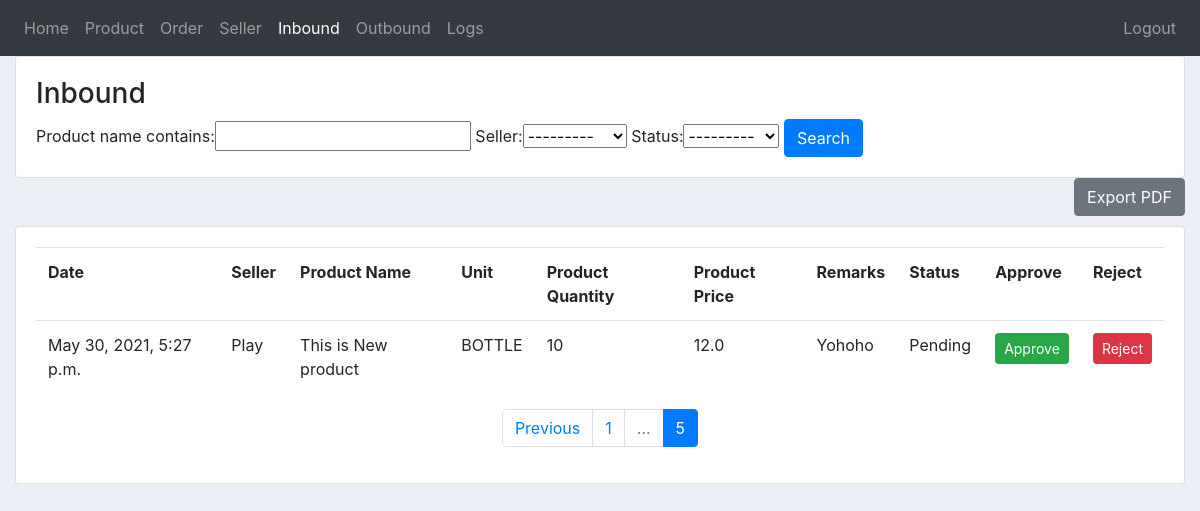
Before: /inbound/?page=5 (signed in) with the older database file.
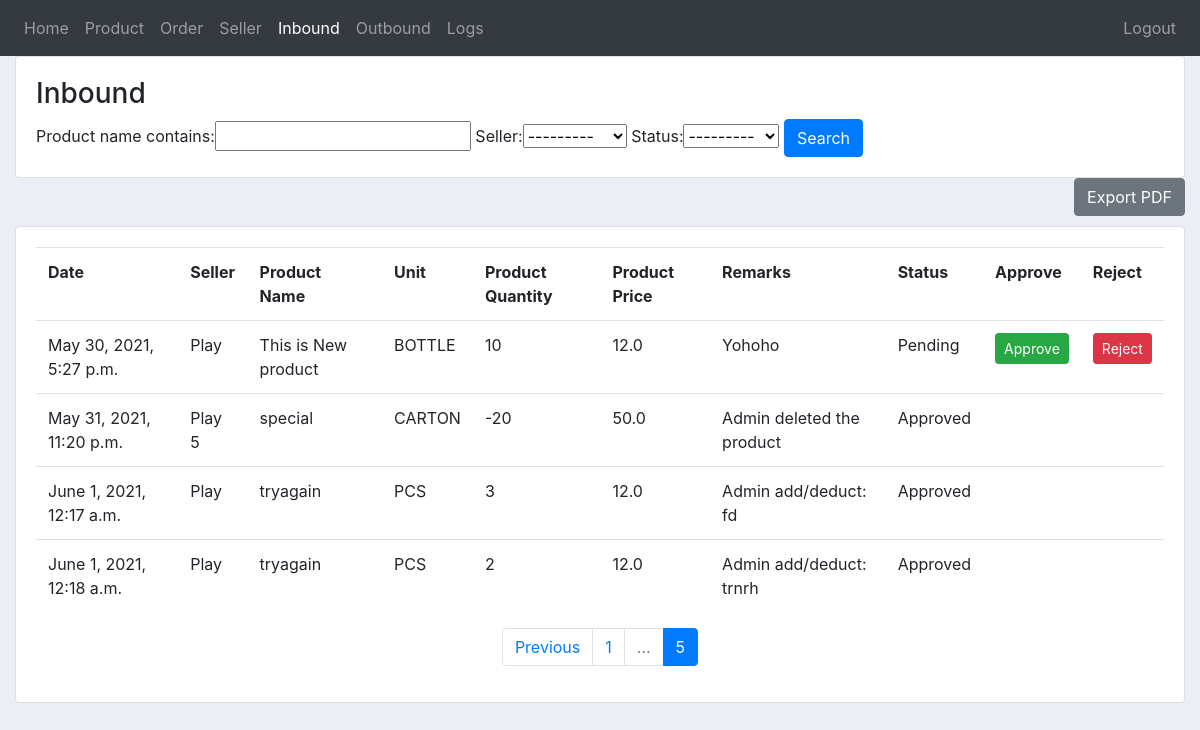
After: the same page with the newer database file.
### inventory/models.py (models this page shows)
class Inbound(models.Model):
    STATUS = (
        ('Pending','Pending'),
        ('Approved','Approved'),
        ('Rejected','Rejected'),
    )
    UNIT = (
        ('PCS','PCS'),
        ('BOX','BOX'),
        ('PACK','PACK'),
        ('BOTTLE','BOTTLE'),
        ('OTHER','OTHER'),
    )
    date_created = models.DateTimeField(auto_now_add=True, null=True)
    product_name = models.CharField(max_length=200, null=True)
    sku_code = models.CharField(max_length=200, null=True)
    unit = models.CharField(max_length=200, choices=UNIT, null=True)
    product_quantity = models.IntegerField(null=True)
    product_price = models.FloatField(validators=[MinValueValidator(0.0)])
    remarks = models.CharField(max_length=200, null=True, blank=True)
    status = models.CharField(max_length=200, choices=STATUS, default='Pending')
    seller = models.ForeignKey(Seller, to_field='user_id', null=True, on_delete=models.SET_NULL)

class Seller(models.Model):
    user = models.OneToOneField(User, on_delete=models.CASCADE, primary_key=True)
    name = models.CharField(max_length=200, null=True)
    phone = models.CharField(max_length=11, null=True)
    email = models.CharField(max_length=200, null=True)
    date_created = models.DateTimeField(auto_now_add=True, null=True)
    def __str__(self):
        return self.name

### inventory/views.py (the view, shortened to what this page needs)
# urls.py: path('inbound/', views.inbound, name="inbound"),
@custom_login_required
def inbound(request):
    if request.user.is_authenticated:
        if request.user.is_admin:
            inbounds = Inbound.objects.all()
            myFilter = InboundFilter(request.GET, queryset=inbounds)
            inbounds = myFilter.qs
            product_name = request.GET['product_name'] if (request.method == 'GET' and 'product_name' in request.GET) else ''
            status = request.GET['status'] if (request.method == 'GET' and 'status' in request.GET) else ''
            page = request.GET.get('page', 1)
            inbounds = paginate(inbounds, page);
            context = {
                'inbounds': inbounds,
                'myFilter': myFilter,
                'nbar': 'inbound',
                'product_name': product_name,
                'status': status
            }
            print(type(inbounds))
    return render(request, 'inventory/inbound.html', context)

### inventory/helper.py (called while the page is built)
def paginate(object, page =1, limit = 10):
    paginator = Paginator(object, limit) # Show 25 contacts per page.
    page_obj = paginator.get_page(page)
    return page_obj

### inventory/templatetags/query_transform_template_tags.py (called while the page is built)
@register.simple_tag
def query_transform(request, **kwargs):
    updated = request.GET.copy()
    for k, v in kwargs.items():
        if v is not None:
            updated[k] = v
        else:
            updated.pop(k, 0)
    return updated.urlencode()

### inventory/templates/inventory/inbound.html (shortened to what this page needs)
{% extends 'inventory/main.html' %}
{% block content %}
{% if user.is_authenticated and user.is_admin %}
<div class="row">
	<div class="col-md">
		<div class="card card-body">
            <h3>Inbound</h3>
            <form method="get">
                {{myFilter.form}}
                <button class="btn btn-primary" type="submit">Search</button>
            </form>
		</div>
		<form method="post" action="{% url 'pdf_inbound' %}" target="_blank">
			<input type="submit" class="btn btn-secondary float-right" value="Export PDF">
		</form>
		<br>
		<br>
		<div class="card card-body">
			<table class="table">
				<tr>
					<th>Date</th>
                    <th>Seller</th>
					<th>Product Name</th>
                    <th>Unit</th>
                    <th>Product Quantity</th>
					<th>Product Price</th>
					<th>Remarks</th>
					<th>Status</th>
                    {% if status == "Pending" or 'status' not in request %}
                    <th>Approve</th>
                    <th>Reject</th>
                    {% endif %}
				</tr>
				{% for inbound in inbounds %}
				<tr>
                    <td>{{inbound.date_created}}</td>
                    <td>{{inbound.seller.name}}</td>
                    <td>{{inbound.product_name}}</td>
                    <td>{{inbound.unit}}</td>
                    <td>{{inbound.product_quantity}}</td>
                    <td>{{inbound.product_price}}</td>
                    <td>{{inbound.remarks}}</td>
                    <td>{{inbound.status}}</td>
                    {% if inbound.status == "Pending" %}
                    <td><a class="btn btn-sm btn-success" href="{% url 'approve_inbound' inbound.pk%}">Approve</a>
                    <td><a class="btn btn-sm btn-danger" href="{% url 'reject_inbound' inbound.pk%}">Reject</a>
					{% else %}
					<td></td>
					<td></td>
                    {% endif %}
				</tr>
				{% endfor %}
			</table>
			{% include 'inventory/pagination.html' with page_obj=inbounds request=request only%}
		</div>
	</div>
</div>
{% endif %}
{% endblock content %}

Changed rows visible on the page:
added Inbound: date_created "May 31, 2021, 11:20 p.m.", seller.name "Play 5", product_name "special", unit "CARTON", product_quantity "-20", product_price "50.0", remarks "Admin deleted the product", status "Approved"
added Inbound: date_created "June 1, 2021, 12:17 a.m.", seller.name "Play", product_name "tryagain", unit "PCS", product_quantity "3", product_price "12.0", remarks "Admin add/deduct: fd", status "Approved"
added Inbound: date_created "June 1, 2021, 12:18 a.m.", seller.name "Play", product_name "tryagain", unit "PCS", product_quantity "2", product_price "12.0", remarks "Admin add/deduct: trnrh", status "Approved"
